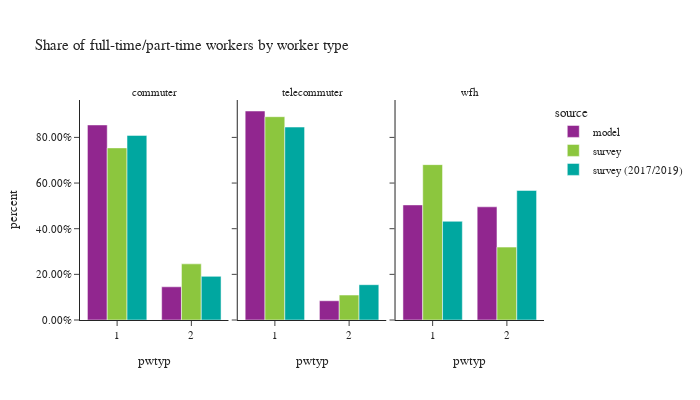

The cell this chart's notebook holds for it:
### Code cell
# worker counts by worker type
df_worker_count = workers.groupby(['source','worker_type','pwtyp'])['pdexpfac']. \
    sum().reset_index()
df_worker_count['percent'] = df_worker_count.groupby(['source','worker_type'], group_keys=False)['pdexpfac']. \
    apply(lambda x: x / float(x.sum()))

df_worker_count_ct = workers.groupby(['source','worker_type','pwtyp'])['pdexpfac'].count().reset_index(). \
    rename(columns={'pdexpfac':'sample count'})
df_worker_count = df_worker_count.merge(df_worker_count_ct, on=['source','worker_type','pwtyp']). \
    rename(columns={'pdexpfac':'total count'})

fig = px.bar(df_worker_count.sort_values(by=['source']), x='pwtyp', y="percent",
             facet_col="worker_type",color="source",hover_data=['sample count','total count'],
             barmode="group",
             title="Share of full-time/part-time workers by worker type")
fig.for_each_annotation(lambda a: a.update(text = a.text.split("=")[-1]))
fig.update_layout(height=400, width=700, font=dict(size=11),
                  yaxis_tickformat = '.2%')
fig.show()

### Figure 1 — Plotly figure (JSON) as saved in the notebook; plotly's stock layout.template omitted (floating-point values rounded to 4 significant figures)
{"data": [{"alignmentgroup": "True", "customdata": [[1378000.0, 1378000.0], [234500.0, 234500.0]], "hovertemplate": "source=model<br>worker_type=commuter<br>pwtyp=%{x}<br>percent=%{y}<br>sample count=%{customdata[0]}<br>total count=%{customdata[1]}<extra></extra>", "legendgroup": "model", "marker": {"color": "#91268F", "pattern": {"shape": ""}}, "name": "model", "offsetgroup": "model", "orientation": "v", "showlegend": true, "textposition": "auto", "type": "bar", "x": [1, 2], "xaxis": "x", "y": [0.8545, 0.1455], "yaxis": "y"}, {"alignmentgroup": "True", "customdata": [[263100.0, 263100.0], [24240.0, 24240.0]], "hovertemplate": "source=model<br>worker_type=telecommuter<br>pwtyp=%{x}<br>percent=%{y}<br>sample count=%{customdata[0]}<br>total count=%{customdata[1]}<extra></extra>", "legendgroup": "model", "marker": {"color": "#91268F", "pattern": {"shape": ""}}, "name": "model", "offsetgroup": "model", "orientation": "v", "showlegend": false, "textposition": "auto", "type": "bar", "x": [1, 2], "xaxis": "x2", "y": [0.9156, 0.08436], "yaxis": "y2"}, {"alignmentgroup": "True", "customdata": [[192400.0, 192400.0], [189200.0, 189200.0]], "hovertemplate": "source=model<br>worker_type=wfh<br>pwtyp=%{x}<br>percent=%{y}<br>sample count=%{customdata[0]}<br>total count=%{customdata[1]}<extra></extra>", "legendgroup": "model", "marker": {"color": "#91268F", "pattern": {"shape": ""}}, "name": "model", "offsetgroup": "model", "orientation": "v", "showlegend": false, "textposition": "auto", "type": "bar", "x": [1, 2], "xaxis": "x3", "y": [0.5042, 0.4958], "yaxis": "y3"}, {"alignmentgroup": "True", "customdata": [[450.0, 377700.0], [1640.0, 1158000.0]], "hovertemplate": "source=survey<br>worker_type=commuter<br>pwtyp=%{x}<br>percent=%{y}<br>sample count=%{customdata[0]}<br>total count=%{customdata[1]}<extra></extra>", "legendgroup": "survey", "marker": {"color": "#8CC63E", "pattern": {"shape": ""}}, "name": "survey", "offsetgroup": "survey", "orientation": "v", "showlegend": true, "textposition": "auto", "type": "bar", "x": [2, 1], "xaxis": "x", "y": [0.246, 0.754], "yaxis": "y"}, {"alignmentgroup": "True", "customdata": [[90.0, 25710.0], [671.0, 209600.0]], "hovertemplate": "source=survey<br>worker_type=telecommuter<br>pwtyp=%{x}<br>percent=%{y}<br>sample count=%{customdata[0]}<br>total count=%{customdata[1]}<extra></extra>", "legendgroup": "survey", "marker": {"color": "#8CC63E", "pattern": {"shape": ""}}, "name": "survey", "offsetgroup": "survey", "orientation": "v", "showlegend": false, "textposition": "auto", "type": "bar", "x": [2, 1], "xaxis": "x2", "y": [0.1093, 0.8907], "yaxis": "y2"}, {"alignmentgroup": "True", "customdata": [[150.0, 80410.0], [600.0, 171400.0]], "hovertemplate": "source=survey<br>worker_type=wfh<br>pwtyp=%{x}<br>percent=%{y}<br>sample count=%{customdata[0]}<br>total count=%{customdata[1]}<extra></extra>", "legendgroup": "survey", "marker": {"color": "#8CC63E", "pattern": {"shape": ""}}, "name": "survey", "offsetgroup": "survey", "orientation": "v", "showlegend": false, "textposition": "auto", "type": "bar", "x": [2, 1], "xaxis": "x3", "y": [0.3193, 0.6807], "yaxis": "y3"}, {"alignmentgroup": "True", "customdata": [[5048.0, 1125000.0], [927.0, 266000.0]], "hovertemplate": "source=survey (2017/2019)<br>worker_type=commuter<br>pwtyp=%{x}<br>percent=%{y}<br>sample count=%{customdata[0]}<br>total count=%{customdata[1]}<extra></extra>", "legendgroup": "survey (2017/2019)", "marker": {"color": "#00A7A0", "pattern": {"shape": ""}}, "name": "survey (2017/2019)", "offsetgroup": "survey (2017/2019)", "orientation": "v", "showlegend": true, "textposition": "auto", "type": "bar", "x": [1, 2], "xaxis": "x", "y": [0.8088, 0.1912], "yaxis": "y"}, {"alignmentgroup": "True", "customdata": [[382.0, 122700.0], [101.0, 22450.0]], "hovertemplate": "source=survey (2017/2019)<br>worker_type=telecommuter<br>pwtyp=%{x}<br>percent=%{y}<br>sample count=%{customdata[0]}<br>total count=%{customdata[1]}<extra></extra>", "legendgroup": "survey (2017/2019)", "marker": {"color": "#00A7A0", "pattern": {"shape": ""}}, "name": "survey (2017/2019)", "offsetgroup": "survey (2017/2019)", "orientation": "v", "showlegend": false, "textposition": "auto", "type": "bar", "x": [1, 2], "xaxis": "x2", "y": [0.8453, 0.1547], "yaxis": "y2"}, {"alignmentgroup": "True", "customdata": [[297.0, 39840.0], [271.0, 52290.0]], "hovertemplate": "source=survey (2017/2019)<br>worker_type=wfh<br>pwtyp=%{x}<br>percent=%{y}<br>sample count=%{customdata[0]}<br>total count=%{customdata[1]}<extra></extra>", "legendgroup": "survey (2017/2019)", "marker": {"color": "#00A7A0", "pattern": {"shape": ""}}, "name": "survey (2017/2019)", "offsetgroup": "survey (2017/2019)", "orientation": "v", "showlegend": false, "textposition": "auto", "type": "bar", "x": [1, 2], "xaxis": "x3", "y": [0.4324, 0.5676], "yaxis": "y3"}], "layout": {"annotations": [{"font": {}, "showarrow": false, "text": "commuter", "x": 0.16, "xanchor": "center", "xref": "paper", "y": 1.0, "yanchor": "bottom", "yref": "paper"}, {"font": {}, "showarrow": false, "text": "telecommuter", "x": 0.5, "xanchor": "center", "xref": "paper", "y": 1.0, "yanchor": "bottom", "yref": "paper"}, {"font": {}, "showarrow": false, "text": "wfh", "x": 0.84, "xanchor": "center", "xref": "paper", "y": 1.0, "yanchor": "bottom", "yref": "paper"}], "barmode": "group", "font": {"size": 11}, "height": 400, "legend": {"title": {"text": "source"}, "tracegroupgap": 0}, "title": {"text": "Share of full-time/part-time workers by worker type"}, "width": 700, "xaxis": {"anchor": "y", "domain": [0.0, 0.32], "title": {"text": "pwtyp"}}, "xaxis2": {"anchor": "y2", "domain": [0.34, 0.66], "matches": "x", "title": {"text": "pwtyp"}}, "xaxis3": {"anchor": "y3", "domain": [0.68, 1.0], "matches": "x", "title": {"text": "pwtyp"}}, "yaxis": {"anchor": "x", "domain": [0.0, 1.0], "tickformat": ".2%", "title": {"text": "percent"}}, "yaxis2": {"anchor": "x2", "domain": [0.0, 1.0], "matches": "y", "showticklabels": false}, "yaxis3": {"anchor": "x3", "domain": [0.0, 1.0], "matches": "y", "showticklabels": false}}}
